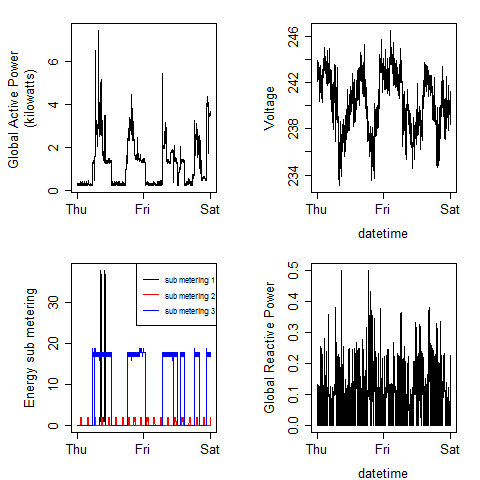

Generate this figure with R:
par(mfrow=c(2,2))
par(mar=c(4,6,2,2))

#1
plot(data[,10], data[,3], "l", ylab="Global Active Power 
     (kilowatts)", xlab="")
#2
plot(data[,10], data[,5], "l", ylab="Voltage", xlab="datetime")
#3
plot(data[,10], data[,7], "l", ylab="Energy sub metering", xlab="")
lines(data[,10], data[,8], "l", col="red")
lines(data[,10], data[,9], "l", col="blue")
legend("topright", col=c("black", "red", "blue"), lty=1, legend=c("sub metering 1","sub metering 2","sub metering 3"), 
       bg=NULL, cex=0.64)
#4
plot(data[,10], data[,4], "l", ylab="Global Reactive Power", xlab="datetime")

dev.copy(png, "plot4.png")
dev.off()
